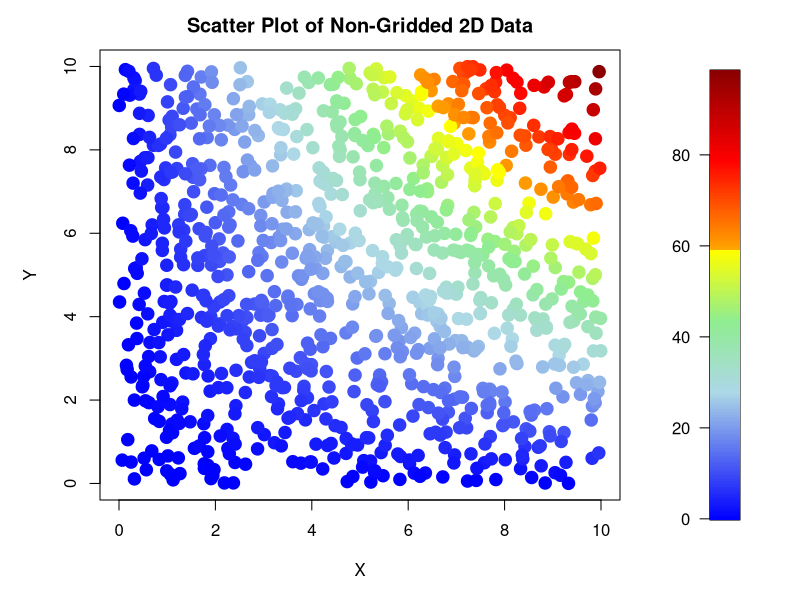

This figure's R source:
#Create scatter plot from non-gridded 2D data
#some of this code created with help from 
#http://chitchatr.wordpress.com/page/3/

#read.table(filename,sep="delimiter",header=FALSE)
M=read.table("../example_data/non_gridded_2D.txt",sep=" ",header=FALSE)
str(M)

# Set layout.  We are going to include a colorbar next to plot.
layout(matrix(data=c(1,2), nrow=1, ncol=2), widths=c(4,1),
       heights=c(1,1))
#plotting margins.  
par(mar = c(5,5,2.5,1), font = 2)

#Make the scatter plot

plot(M$V1,M$V2,main="Scatter Plot of Non-Gridded 2D Data",
     xlab='X',ylab='Y')
par(mar = c(5,5,2.5,1), font = 2)
ColorRamp <- c(colorRampPalette(c("blue", "light blue"))(50),
             colorRampPalette(c("light blue", "light green", "yellow"))(55),
             colorRampPalette(c("orange", "red", "darkred"))(70))
ColorLevels <- seq(min(M$V3), max(M$V3), length=length(ColorRamp))

z_scl <- (M$V3 - min(M$V3, na.rm=T))/(max(M$V3, na.rm=T) - min(M$V3, na.rm=T))
color_scl = round(z_scl*length(ColorRamp))
color_scl[color_scl == 0] = 1

# Loop to plot each point
for(i in 1:length(M$V1)){ 
  points(M$V1[i], M$V2[i], pch = 20, col = ColorRamp[color_scl[i]], cex = 2.5)
}

# Add a colorbar
par(mar = c(4,3.5,3.5,3))

image(1, ColorLevels,
      matrix(data=ColorLevels, ncol=length(ColorRamp),nrow=1),
      col=ColorRamp,xlab="",ylab="",xaxt="n", las = 1)

### End of Plotting